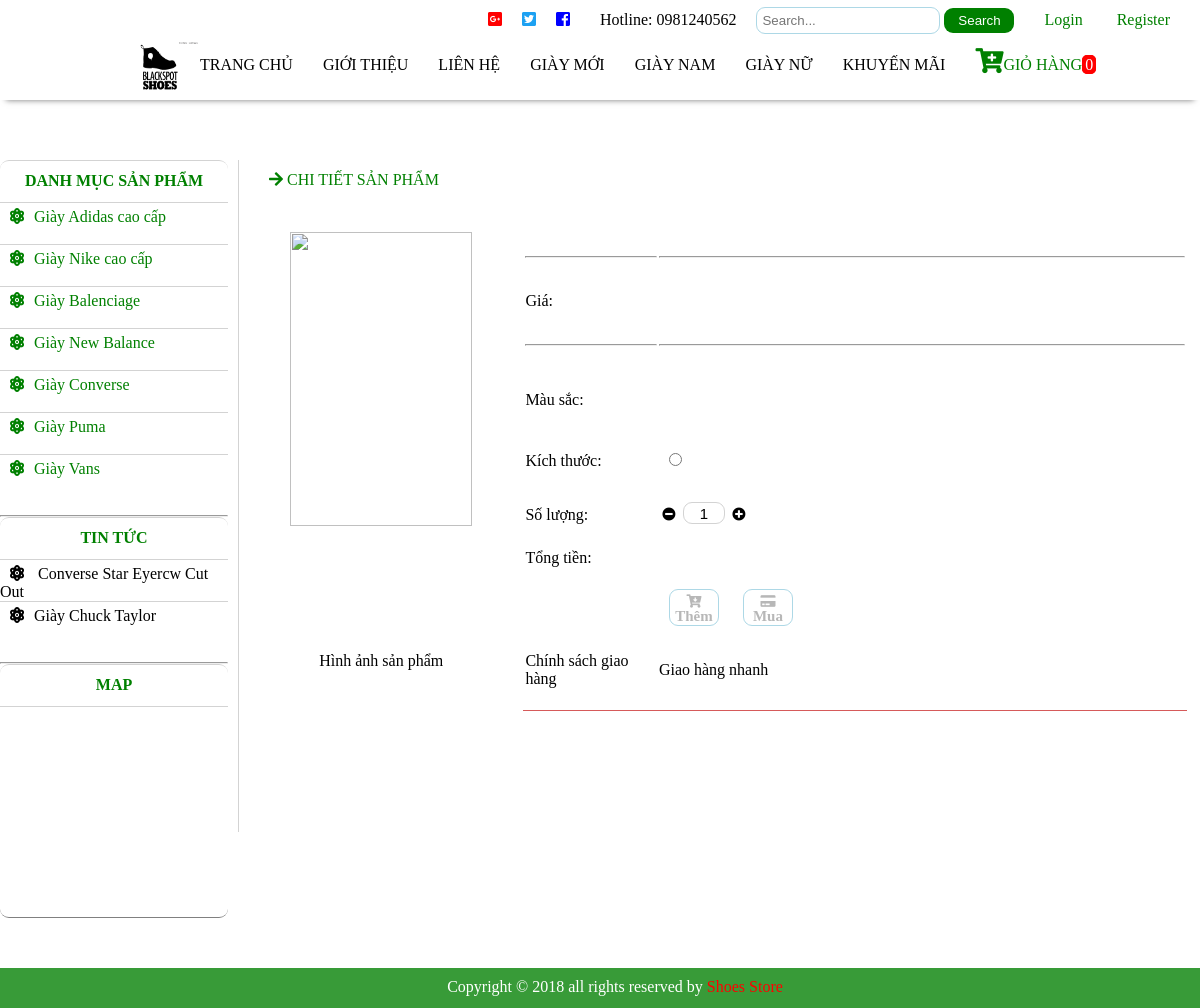
/details/index.php, run on the app's committed database.
### tables this page shows
CREATE TABLE `categories` (
  `categoryID` int(20) NOT NULL,
  `CategoryName` varchar(50) NOT NULL,
  `Description` varchar(255) NOT NULL
);

### common/url.php (called while the page is built)
<?php
    $url = "http://localhost/web";
?>

### common/left.php (the view)
<?php require("url.php");?>
<div class="left">
               <div class="category">
                   <ul class="group-list" >
                       <li class="title active" style="text-align:center;line-height: 30px;font-weight:700;">DANH MỤC SẢN PHẨM</li>
                        <?php
                                $sql_left = "select CategoryID , CategoryName from categories ";
                                $result_left = $mysqli->query($sql_left);
                                while($data_result_left = $result_left->fetch_assoc())
                                {
                                    ?>
                                         <li class="title item"><a href="<?php echo $url;?>/category?id=<?php echo $data_result_left["CategoryID"]; ?>"><i class="fas fa-atom" style="margin: 0 10px 0 10px;"></i><?php echo $data_result_left["CategoryName"]; ?></a></li>
                                    <?php
                                }
                        ?>
                   </ul>
               </div>
               <div class="news">
               <hr>
               <ul class="group-list">
                       <li class="title active" style="text-align:center;line-height: 30px;font-weight:700;"> TIN TỨC </li>
                       <li class="title item"><i class="fas fa-atom" style="margin: 0 10px 0 10px;"></i> Converse Star Eyercw Cut Out</li>
                       <li class="title item"><i class="fas fa-atom" style="margin: 0 10px 0 10px;"></i>Giày Chuck Taylor </li>
                   </ul>
               </div>
               <div class="news">
               <hr>
               <ul class="group-list">
                       <li class="title active" style="text-align:center;line-height: 30px;font-weight:700;">MAP</li>
                       <li class="title last" style="height:200px;">
                       <iframe src="https://www.google.com/maps/embed?pb=!1m14!1m8!1m3!1d1935958.6772653137!2d102.6143093625!3d18.611453783306406!3m2!1i1024!2i768!4f13.1!3m3!1m2!1s0x3139cdde5e40a551%3A0x543b433120d5699b!2zVHJ1bmcgdMOibSBDTlRUIC0gVHLGsOG7nW5nIMSQ4bqhaSBo4buNYyBWaW5o!5e0!3m2!1svi!2s!4v1539440468030" width="100%" height="200" frameborder="0" style="border:0" allowfullscreen></iframe>
                       </li>
                   </ul>
               </div>
            </div>

### style/style.css (style rules this page uses)
* { margin: 0; padding: 0; }
body { text-align: center; margin: 0; width: 100%; }
a { text-decoration: none; color:green; }
.left { width: 19%; height: auto; float: left; margin-right: 10px; }
.group-list { list-style-type: none; text-align: left; }
.title { text-align: left; border-top: .1px solid lightgray; height: 30px; padding: 5px 0 5px 0; margin-bottom: 1px; }
.item { transition: all 0.2s; }
.active { border-radius: 9px 9px 0 0; color:green; }
.last { border-bottom: 1px solid gray; border-radius: 0 0 9px 9px ; }
.category { margin-bottom: 20px; }
.news { margin-bottom: 20px; }

### data on the page
categories: CategoryName "Giày Adidas cao cấp"
categories: CategoryName "Giày Nike cao cấp"
categories: CategoryName "Giày Balenciage"
categories: CategoryName "Giày New Balance"
categories: CategoryName "Giày Converse"
categories: CategoryName "Giày Puma"
categories: CategoryName "Giày Vans"
